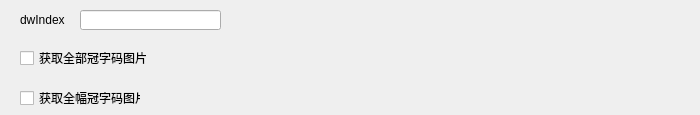
    <widget class="QWidget" name="GetNoteSeiralInfo">
     <widget class="QLabel" name="label_4">
      <property name="geometry">
       <rect>
        <x>20</x>
        <y>14</y>
        <width>54</width>
        <height>12</height>
       </rect>
      </property>
      <property name="text">
       <string>dwIndex</string>
      </property>
     </widget>
     <widget class="QLineEdit" name="lineEdit_GetNoteSeiralInfo_dwIndex">
      <property name="geometry">
       <rect>
        <x>80</x>
        <y>10</y>
        <width>141</width>
        <height>20</height>
       </rect>
      </property>
     </widget>
     <widget class="QLabel" name="label_GetNoteSeiralInfo_SNNum">
      <property name="geometry">
       <rect>
        <x>260</x>
        <y>14</y>
        <width>431</width>
        <height>16</height>
       </rect>
      </property>
      <property name="text">
       <string/>
      </property>
     </widget>
     <widget class="QCheckBox" name="checkBox_GetNoteSeiralInfo_All">
      <property name="geometry">
       <rect>
        <x>20</x>
        <y>50</y>
        <width>131</width>
        <height>16</height>
       </rect>
      </property>
      <property name="text">
       <string>获取全部冠字码图片</string>
      </property>
     </widget>
     <widget class="QCheckBox" name="checkBox_GetNoteSeiralInfo_FullImage">
      <property name="geometry">
       <rect>
        <x>20</x>
        <y>90</y>
        <width>121</width>
        <height>16</height>
       </rect>
      </property>
      <property name="text">
       <string>获取全幅冠字码图片</string>
      </property>
     </widget>
    </widget>
